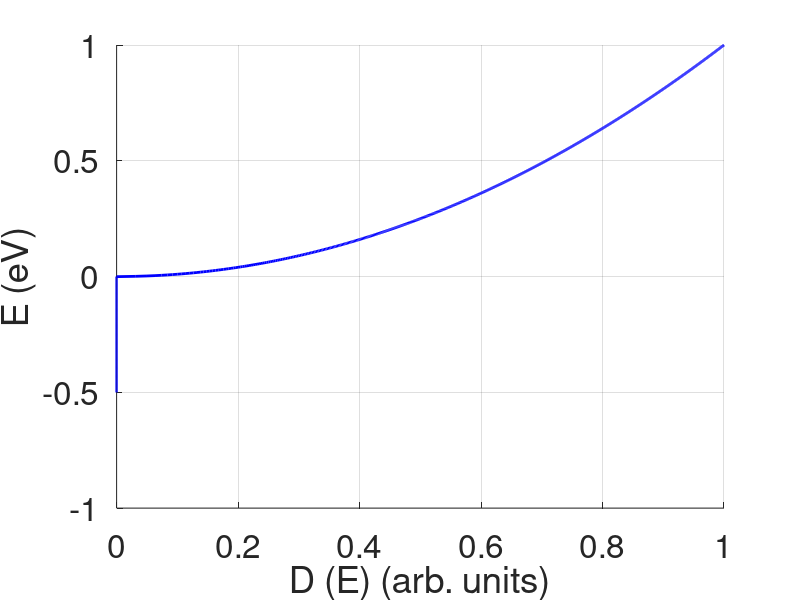

Write MATLAB code to recreate this figure.
clear all
close all

E = linspace(-0.5, 1, 1001);
D = sqrt(E);

hold on
h = plot(D,E,'b');	
set(h, 'linewidth', [2.0])
set(gca, 'Fontsize', [24])
xlabel('D (E) (arb. units)')
ylabel('E (eV)')
grid on
